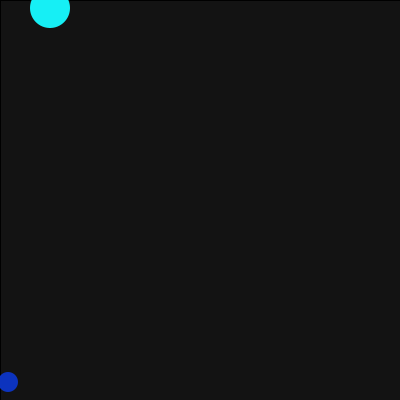
Frame 1 (no input)
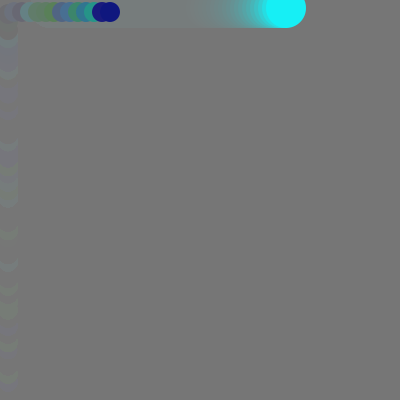
Frame 60 (the mouse pressed at the canvas centre just before this capture)
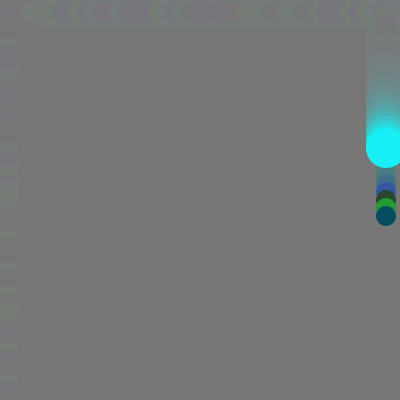
Frame 120 (the mouse held since frame 60 and released just before this capture)

The Processing sketch that drew these frames (run headless with seeded random() and noise(); from frame 60 on, the mouse is pressed at the canvas centre):

// Processing sketch: processing_131300
// ── processing_131300.pde

//Kristen Chon Copyrights HW #6
float x, y, diam, speed,speedY;
float x2, y2, diam2, speed2, speed2Y;


void setup( ) 
{ 
  size( 400, 400 ); 
  background( 0 ); 
  
  //first figure
  x = 0; 
  y = 0;
  diam = 40;
  speed=10;
  speedY=2;
  
  //second fiure
  x2=0;
  y2=380;
  diam2=20;
  speed2=5;
  speed2Y=2;
  
  x=x+speed;
  
} 

  void draw()
{
  prepWindow();
  moveFigures();
  drawFigures();
}


void prepWindow()
{
  fill(120, 120, 120, 40);
  rectMode(CENTER);
  rect (200, 200, width, height);
}

void figure(float x, float y, float diam, float speed)
{
  noStroke();
  ellipse(x, y, diam, diam);
}

void drawFigures()
{
  noStroke();
  ellipseMode(CENTER);
  fill (22, 239, 245);
  figure(x, y, diam, speed);
  fill(random(20), random(200), random(200));
  figure(x2, y2, diam2, speed2);
  
}

void moveFigures() 
{
  //Figure 1 movement
  x=x+speed;
  y=y+speedY;
  if (x>width-diam/2)
  {
    speed=0;
    speedY = 1;
}
  y=y+speedY;
  x=x+speed;
  if (y> height-diam/2)
  {
    speedY=0;
    speed = -1;
}
  x=x+speed;
  y=y+speedY;
  if (x< 0+diam/2)
  {
    speed=0;
    speedY=-1;
  }
  y=y+speedY;
  x=x+speed;
  if (y < 0 +diam/2)
  {
    speedY=0;
    speed = 1;
  }
  
  //Figure movement 2
  x2=x2+speed2;
  y2=y2+speed2Y;
  if (x2>width-diam2)
  {
    speed2=0;
    speed2Y = 2;
}
  y2=y2+speed2Y;
  x2=x2+speed2;
  if (y2> height-diam2)
  {
    speed2Y=0;
    speed2 = -2;
}
  x2=x2+speed2;
  y2=y2+speed2Y;
  if (x2< 0+diam2)
  {
    speed2=0; 
    speed2Y=-2;
  }
  y2=y2+speed2Y;
  x2=x2+speed2;
  if (y2<0+diam2)
  {
    speed2Y=0;
    speed2 = 2;
  }
  
  
  
  
  
 
}
